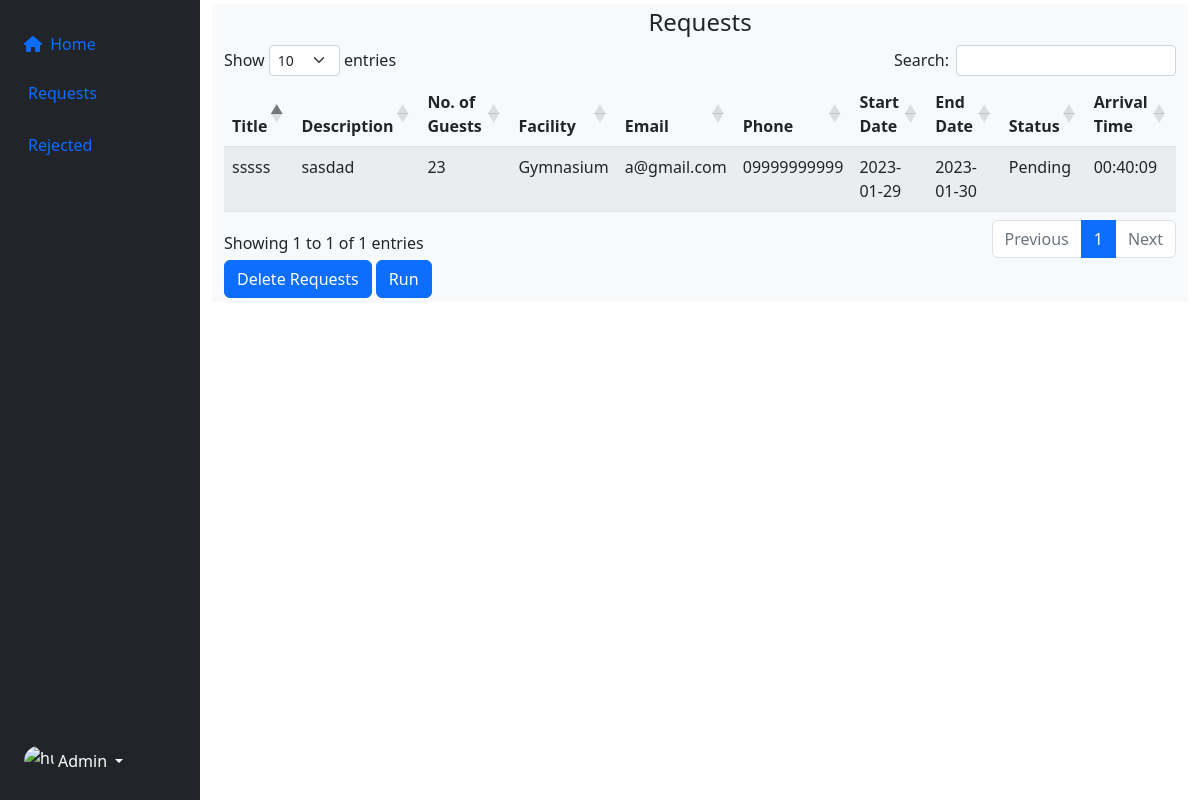
/schedule/admin/requests.php, run on the app's committed database.
### tables this page shows
CREATE TABLE `tblrequests` (
  `request_id` int(11) NOT NULL,
  `title` varchar(255) NOT NULL,
  `designation` varchar(50) NOT NULL,
  `type_of_event` varchar(255) NOT NULL,
  `guests` int(11) NOT NULL,
  `facility` varchar(50) NOT NULL,
  `description` varchar(255) NOT NULL,
  `email` varchar(100) NOT NULL,
  `phone` varchar(11) NOT NULL,
  `start_datetime` date NOT NULL,
  `end_datetime` date NOT NULL,
  `arrival_time` time NOT NULL DEFAULT current_timestamp(),
  `priority_level` int(11) NOT NULL,
  `status` varchar(50) NOT NULL
);

### schedule/admin/requests.php (the view, shortened to what this page needs)
<!DOCTYPE html>
<html lang="en">
    <?php
    include 'header/header.php';
    ?>
<body>
    <?php include 'includes/navbar.php'; ?>
        <div class="col py-1">
            <div class="container-fluid bg-light">
                <div class="col py-1">
                    <div><h4 style="text-align:center">Requests</h4></div>
                    <table id="example" class="table table-striped" style="width:100%">
                        <thead>
                            <tr>
                                <th>Title</th>
                                <th>Description</th>
                                <th>No. of Guests</th>
                                <th>Facility</th>
                                <th>Email</th>
                                <th>Phone</th>
                                <th>Start Date</th>
                                <th>End Date</th>
                                <th>Status</th>
                                <th>Arrival Time</th>
                            </tr>
                        </thead>
                        <tbody>
                            <?php
                            $data = mysqli_query($conn, "SELECT * FROM tblrequests where status='Pending'");
                            while($row = mysqli_fetch_array($data)){
                                echo "<tr>";
                                echo "<td>". $row['title'] ."</td>";
                                echo "<td>". $row['description'] ."</td>";
                                echo "<td>". $row['guests'] ."</td>";
                                echo "<td>". $row['facility'] ."</td>";
                                echo "<td>". $row['email'] ."</td>";
                                echo "<td>". $row['phone'] ."</td>";
                                echo "<td>". $row['start_datetime'] ."</td>";
                                echo "<td>". $row['end_datetime'] ."</td>";
                                echo "<td>". $row['status'] ."</td>";
                                echo "<td>". $row['arrival_time'] ."</td>";
                                echo "</tr>";
                            }
                            ?>
                        </tbody>
                    </table>
                    <a href='../auto_delete.php' type='button' class='btn btn-primary'>Delete Requests</a>
                    <a href='../algo.php' type='button' class='btn btn-primary'>Run</a>
                </div>
            </div>
        </div>
    </div>
</div>
</body>
</html>

### data on the page
tblrequests: title "sssss", description "sasdad", guests "23", facility "Gymnasium", email "a@gmail.com", phone "09999999999", start_datetime "2023-01-29", end_datetime "2023-01-30", status "Pending", arrival_time "00:40:09"
